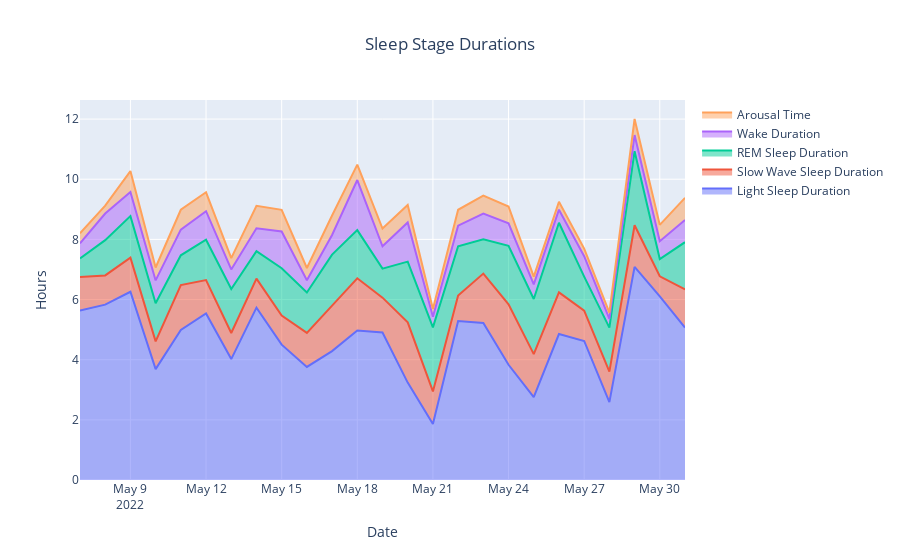

Here is the notebook cell this chart was saved with:
### Markdown cell above
### Sleep Stage Duration in Hours
> sleep_stage_durations() in VisbaleWhoop

### Code cell
fig = go.Figure()

fig.add_trace(go.Scatter(
    x=df.cycle_start,
    y=df["Light Sleep HRs"],
    stackgroup='one',
    text = df['cycle_start'].astype('string') + " - " +df['light_sleep_dur_frmt'].astype('string'),
    hoverinfo = 'text',
    name = "Light Sleep Duration"))


fig.add_trace(go.Scatter(
    x=df.cycle_start,
    y=df["Slow Wave HRs"],
    stackgroup='one',
    text = df['cycle_start'].astype('string') + " - " +df['slow_wave_sleep_dur_frmt'].astype('string'),
    hoverinfo = 'text',
    name = "Slow Wave Sleep Duration"))

fig.add_trace(go.Scatter(
    x=df.cycle_start,
    y=df["REM Sleep HRs"],
    stackgroup='one',
    text = df['cycle_start'].astype('string') + " - " +df['rem_sleep_dur_frmt'].astype('string'),
    hoverinfo = 'text',
    name = "REM Sleep Duration"))

fig.add_trace(go.Scatter(
    x=df.cycle_start,
    y=df["Wake HRs"],
    stackgroup='one',
    text = df['cycle_start'].astype('string') + " - " +df['wake_dur_frmt'].astype('string'),
    hoverinfo = 'text',
    name = "Wake Duration"))

fig.add_trace(go.Scatter(
    x=df.cycle_start,
    y=df["Arousal Time HRs"],
    stackgroup='one',
    text = df['cycle_start'].astype('string') + " - " +df['arousal_time_frmt'].astype('string'),
    hoverinfo = 'text',
    name = "Arousal Time"))


fig.update_xaxes(title='Date')
fig.update_yaxes(title='Hours')
fig.update_layout(title_text="Sleep Stage Durations", title_x=0.5)
fig.show()
